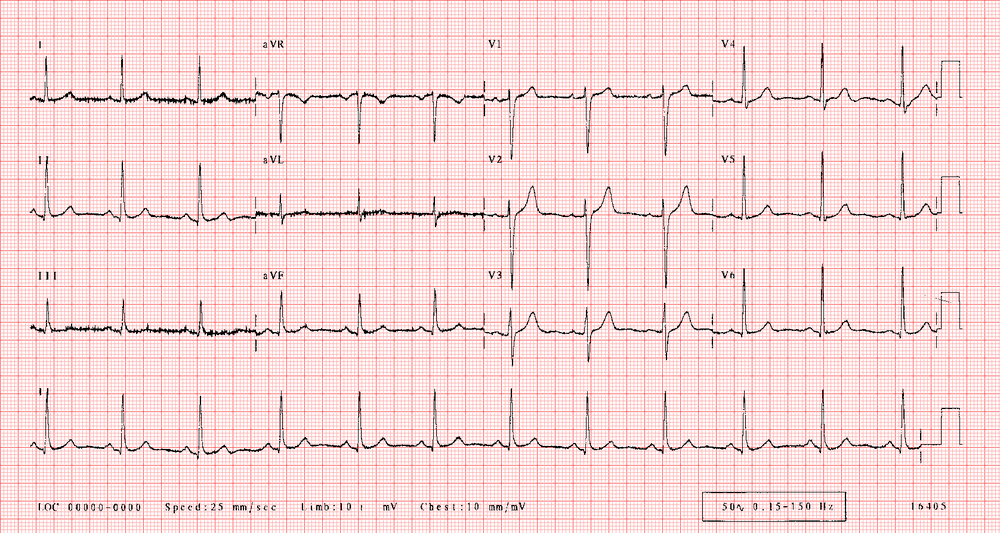
#> input picture norm_2x.png, 1000 x 533 px, shrunk from 1676 x 894 before the run
$ python Extract.py
#> lines starting #> are read from the running program, lines starting #| are printed output that depends on the picture
import cv2
import numpy as np
import pandas as pd
import matplotlib.pyplot as plt

# Load the ECG image
image_path = 'norm_2x.png'
img = cv2.imread(image_path, cv2.IMREAD_GRAYSCALE)
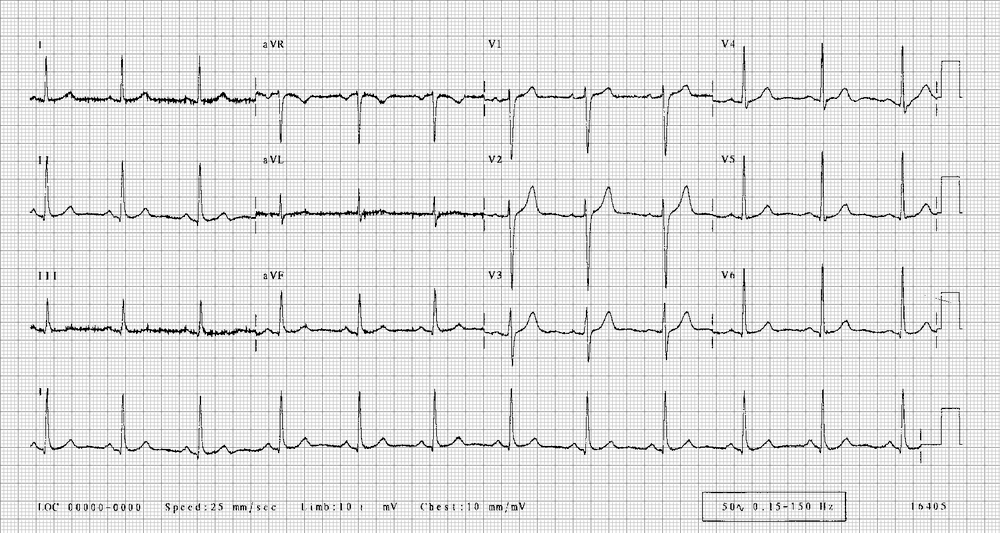
#> img: shape (533, 1000); min 0, max 255, mean 225.4


# Function to extract lead signal
def extract_lead_signal(img, roi):
    # Crop the image to the selected ROI
    x, y, w, h = roi
    lead_img = img[y:y + h, x:x + w]

    # Apply Gaussian blur to reduce noise
    blurred = cv2.GaussianBlur(lead_img, (5, 5), 0)

    # Thresholding to create a binary image
    _, binary = cv2.threshold(blurred, 128, 255, cv2.THRESH_BINARY_INV)

    # Morphological operations to enhance the ECG waveform
    kernel = np.ones((3, 3), np.uint8)
    dilated = cv2.dilate(binary, kernel, iterations=1)
    eroded = cv2.erode(dilated, kernel, iterations=1)

    # Find contours
    contours, _ = cv2.findContours(eroded, cv2.RETR_EXTERNAL, cv2.CHAIN_APPROX_SIMPLE)

    # Create an empty list to store ECG points
    ecg_points = []

    # Iterate through contours to get the coordinates
    for contour in contours:
        for point in contour:
            px, py = point[0]
            ecg_points.append((x + px, y + h - py))  # Flip the y-coordinate

    # Sort the points by the x-coordinate to get the correct order of the ECG waveform
    ecg_points = sorted(ecg_points, key=lambda point: point[0])

    return ecg_points


# Function to select ROI and extract lead signals
def select_and_extract_leads(img):
    lead_data = {}

    print("Select the ROI for each lead and press ENTER or SPACE.")

    lead_names = ['Lead I',  'V6']
    for lead in lead_names:
        roi = cv2.selectROI(f"Select ROI for {lead}", img)
        if roi[2] == 0 or roi[3] == 0:
            print(f"Skipping {lead} due to invalid ROI.")
            continue
        lead_data[lead] = extract_lead_signal(img, roi)
        cv2.destroyAllWindows()
#> after the loop, lead_data = 0 items

    return lead_data


# Extract ECG signals for each lead
#> (the run stopped early here; a loop or call above may not have finished)
